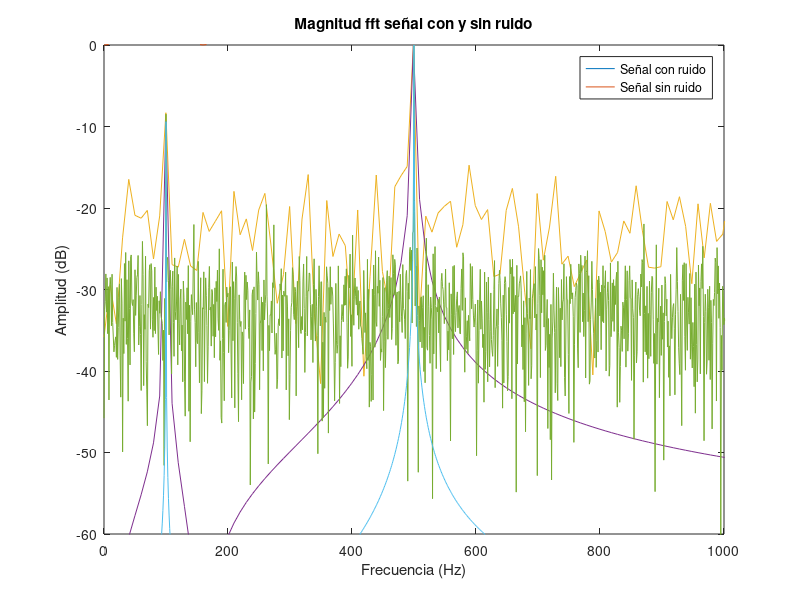

MATLAB code for this plot:
f1 = 100;
a1 = 0.5;
f2 = 500;
a2 = 1.5;
fs = 5000;
t = 0:1/fs:0.1;

tono1 = a1*sin(2*pi*f1*t);
tono2 = a2*sin(2*pi*f2*t);
ruido = sqrt(2) * randn(1, length(t));

x_ruido = tono1 + tono2 + ruido;
x_limpio = tono1 + tono2;

plot(t,x_ruido);
title('Señal suma de Tonos puros más ruido')
ylabel('Amplitud')
xlabel('Tiempo (s)')

%%

X_ruido = fft(x_ruido);
X_limpio = fft(x_limpio);
N = length(x_ruido);
fn = fs*(0:N-1)/N;
plot(fn,(abs(X_ruido)));
hold on
plot(fn,(abs(X_limpio)));
xlim([0 1000]);
title('Magnitud fft señal con y sin ruido')
ylabel('Amplitud')
xlabel('Frecuencia (Hz)')
legend('Señal con ruido', 'Señal sin ruido')

%%

X_ruidoN = X_ruido/max(X_ruido);
X_limpioN = X_limpio/max(X_limpio);

plot(fn, 20*log10(abs(X_ruidoN)));
hold on
plot(fn, 20*log10(abs(X_limpioN)));
xlim([0 1000]);
ylim([-60 0]);

title('Magnitud fft señal con y sin ruido')
ylabel('Amplitud (dB)')
xlabel('Frecuencia (Hz)')
legend('Señal con ruido', 'Señal sin ruido')

%% Cambio a 1s de duracion

t = 0:1/fs:1;

tono1 = a1*sin(2*pi*f1*t);
tono2 = a2*sin(2*pi*f2*t);
ruido = sqrt(2) * randn(1, length(t));

x_ruido = tono1 + tono2 + ruido;
x_limpio = tono1 + tono2;

X_ruido = fft(x_ruido);
X_limpio = fft(x_limpio);
N = length(x_ruido);
fn = fs*(0:N-1)/N;

X_ruidoN = X_ruido/max(X_ruido);
X_limpioN = X_limpio/max(X_limpio);

plot(fn, 20*log10(abs(X_ruidoN)));
hold on
plot(fn, 20*log10(abs(X_limpioN)));
xlim([0 1000]);
ylim([-60 0]);

title('Magnitud fft señal con y sin ruido')
ylabel('Amplitud (dB)')
xlabel('Frecuencia (Hz)')
legend('Señal con ruido', 'Señal sin ruido')